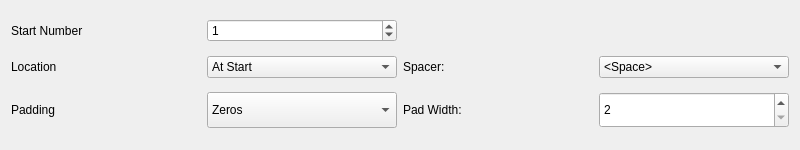
<?xml version="1.0" encoding="UTF-8"?>
<ui version="4.0">
 <class>TransformOperator_Numbering</class>
 <widget class="QWidget" name="TransformOperator_Numbering">
  <property name="geometry">
   <rect>
    <x>0</x>
    <y>0</y>
    <width>800</width>
    <height>150</height>
   </rect>
  </property>
  <property name="minimumSize">
   <size>
    <width>0</width>
    <height>0</height>
   </size>
  </property>
  <property name="maximumSize">
   <size>
    <width>16777215</width>
    <height>238</height>
   </size>
  </property>
  <property name="windowTitle">
   <string>Form</string>
  </property>
  <layout class="QGridLayout" name="gridLayout">
   <item row="0" column="0">
    <widget class="QLabel" name="label_StartNumber">
     <property name="text">
      <string>Start Number</string>
     </property>
    </widget>
   </item>
   <item row="0" column="1">
    <widget class="QSpinBox" name="startNumberSpinBox">
     <property name="value">
      <number>1</number>
     </property>
    </widget>
   </item>
   <item row="1" column="0">
    <widget class="QLabel" name="label_Location">
     <property name="text">
      <string>Location</string>
     </property>
    </widget>
   </item>
   <item row="1" column="1">
    <widget class="QComboBox" name="locationComboBox">
     <item>
      <property name="text">
       <string>At Start</string>
      </property>
     </item>
     <item>
      <property name="text">
       <string>At End</string>
      </property>
     </item>
    </widget>
   </item>
   <item row="1" column="2">
    <widget class="QLabel" name="label_Spacer">
     <property name="text">
      <string>Spacer:</string>
     </property>
    </widget>
   </item>
   <item row="1" column="3">
    <widget class="QComboBox" name="spacerComboBox">
     <property name="currentIndex">
      <number>1</number>
     </property>
     <item>
      <property name="text">
       <string>&lt;None&gt;</string>
      </property>
     </item>
     <item>
      <property name="text">
       <string>&lt;Space&gt;</string>
      </property>
     </item>
     <item>
      <property name="text">
       <string>&lt;Period&gt;</string>
      </property>
     </item>
     <item>
      <property name="text">
       <string>&lt;Hyphen&gt;</string>
      </property>
     </item>
     <item>
      <property name="text">
       <string>&lt;Underscore&gt;</string>
      </property>
     </item>
    </widget>
   </item>
   <item row="2" column="0">
    <widget class="QLabel" name="label_Padding">
     <property name="text">
      <string>Padding</string>
     </property>
    </widget>
   </item>
   <item row="2" column="1">
    <widget class="QComboBox" name="padCharacterComboBox">
     <property name="minimumSize">
      <size>
       <width>0</width>
       <height>36</height>
      </size>
     </property>
     <property name="currentIndex">
      <number>1</number>
     </property>
     <item>
      <property name="text">
       <string>&lt;None&gt;</string>
      </property>
     </item>
     <item>
      <property name="text">
       <string>Zeros</string>
      </property>
     </item>
     <item>
      <property name="text">
       <string>Spaces</string>
      </property>
     </item>
    </widget>
   </item>
   <item row="2" column="2">
    <widget class="QLabel" name="label_PadWidth">
     <property name="text">
      <string>Pad Width:</string>
     </property>
    </widget>
   </item>
   <item row="2" column="3">
    <widget class="QSpinBox" name="padWidthSpinBox">
     <property name="minimumSize">
      <size>
       <width>0</width>
       <height>36</height>
      </size>
     </property>
     <property name="minimum">
      <number>2</number>
     </property>
    </widget>
   </item>
  </layout>
 </widget>
 <resources/>
 <connections/>
</ui>
